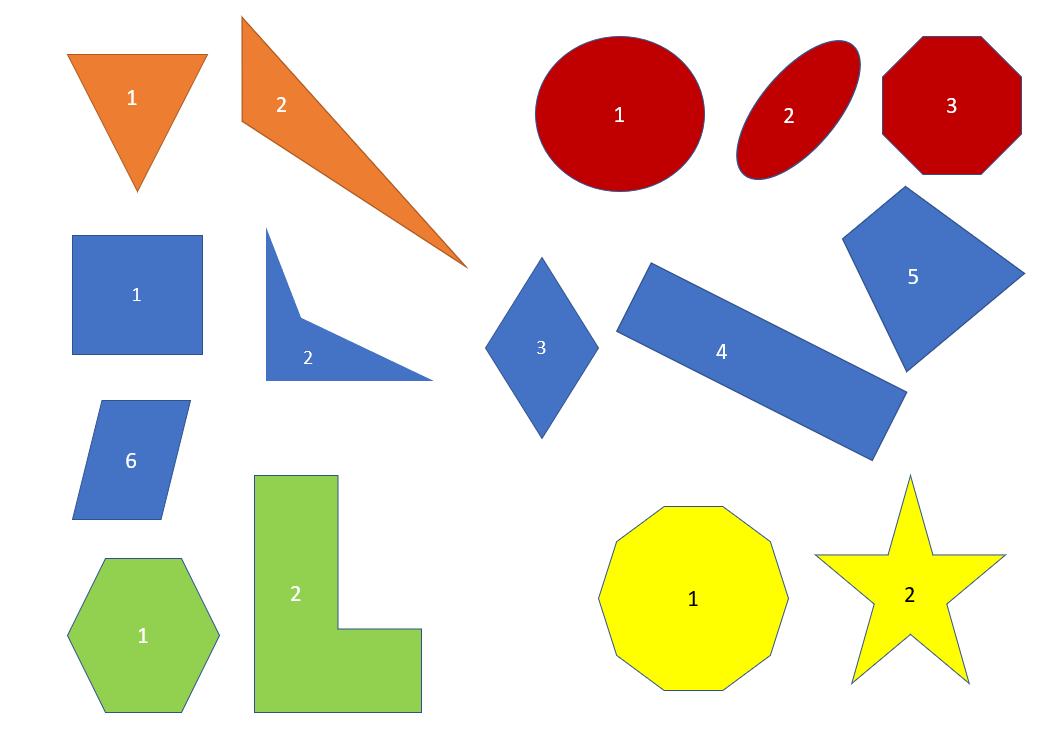
#> input picture src/img/poly.png, 1051 x 748 px
$ python Shape.py
#> lines starting #> are read from the running program, lines starting #| are printed output that depends on the picture; after the words box and inside, x2 and y2 are one past the last pixel; in counts of white or black regions, pixels touching at a corner belong together
import cv2

def setLabel(image, str, contour):
    (text_width, text_height), baseline = cv2.getTextSize(str, cv2.FONT_HERSHEY_SIMPLEX, 0.7, 1)
    x,y,width,height = cv2.boundingRect(contour)
    pt_x = x+int((width-text_width)/2)
    pt_y = y+int((height + text_height)/2)
    cv2.rectangle(image, (pt_x, pt_y+baseline), (pt_x+text_width, pt_y-text_height), (200,200,200), cv2.FILLED)
    cv2.putText(image, str, (pt_x, pt_y), cv2.FONT_HERSHEY_SIMPLEX, 0.7, (0,0,0), 1, 8)


img_color = cv2.imread('../img/poly.png', cv2.IMREAD_COLOR)
#> img_color is the input picture: shape (748, 1051, 3); mean B, G, R 204.9, 217.7, 223.5
cv2.imshow('result', img_color)
cv2.waitKey(0)

img_gray = cv2.cvtColor(img_color, cv2.COLOR_BGR2GRAY)
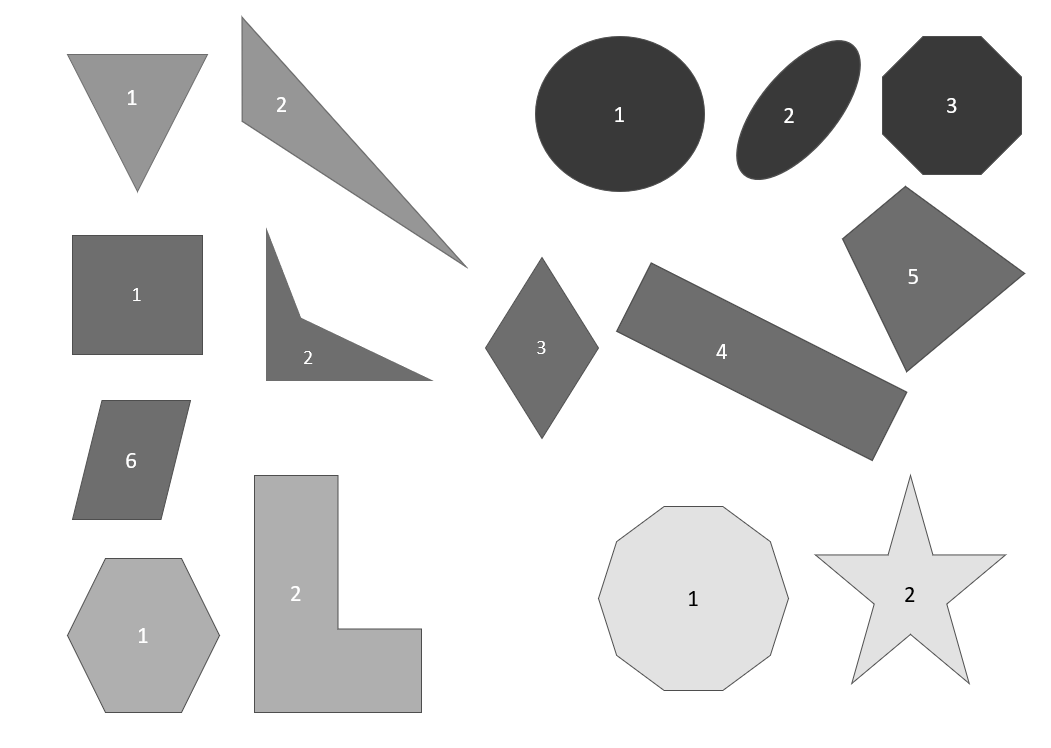
#> img_gray: shape (748, 1051); min 0, max 255, mean 218
cv2.imshow('result', img_gray)
cv2.waitKey(0)

ret,img_binary = cv2.threshold(img_gray, 127, 255, cv2.THRESH_BINARY_INV|cv2.THRESH_OTSU)
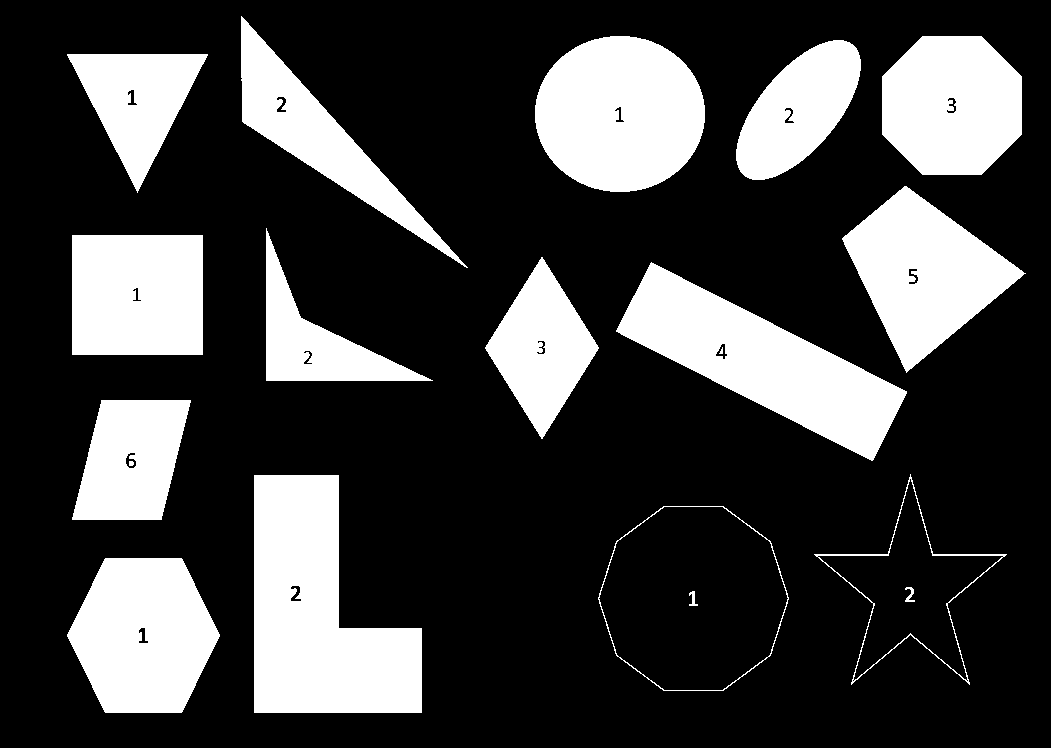
#> img_binary: shape (748, 1051); 25.5% white; 19 white regions (1 under 20 px)
#> ret = 184
cv2.imshow('result', img_binary)
cv2.waitKey(0)

contours, hierarchy = cv2.findContours(img_binary, cv2.RETR_EXTERNAL, cv2.CHAIN_APPROX_SIMPLE)
#> contours = 15 contours; largest, box (x1, y1, x2, y2) and area: (598, 506, 789, 691) 27083, (254, 475, 422, 713) 26880, (616, 262, 907, 461) 22110, (535, 36, 705, 192) 20638, (67, 558, 220, 713) 17609

for cnt in contours:
    size = len(cnt)
    print(size)

    epsilon = 0.005 * cv2.arcLength(cnt, True)
    approx = cv2.approxPolyDP(cnt, epsilon, True)

    size = len(approx)
    print(size)

    cv2.line(img_color, tuple(approx[0][0]), tuple(approx[size-1][0]), (0, 255, 0), 3)
    for k in range(size-1):
        cv2.line(img_color, tuple(approx[k][0]), tuple(approx[k+1][0]), (0, 255, 0), 3)
#> this loop made 15 passes
#> (epsilon, approx) on passes 5, 6, 7, 8, 9, 10, 11, 15: (2.2, [[101, 400], [72, 519], [161, 519], [190, 400]]), (3.92, [[650, 263], [616, 331], [873, 459], [906, 391]]), (2.28, [[541, 257], [485, 348], [542, 438], [598, 347]]), (2.49, [[72, 235], [72, 354], [202, 354], [202, 235]]), (2.9, [[266, 228], [266, 380], [432, 380], [301, 318]]), (2.81, [[904, 186], [842, 239], [906, 372], [1025, 273]]), (2.37, [[207, 54], [67, 54], [137, 192]]), (3.68, [[241, 16], [242, 121], [467, 267]])
#> epsilon on passes 1, 2, 3, 4, 12, 13: 2.61, 3.12, 4.04, 4.12, 2.11, 2.3
#> (printed output is left out)
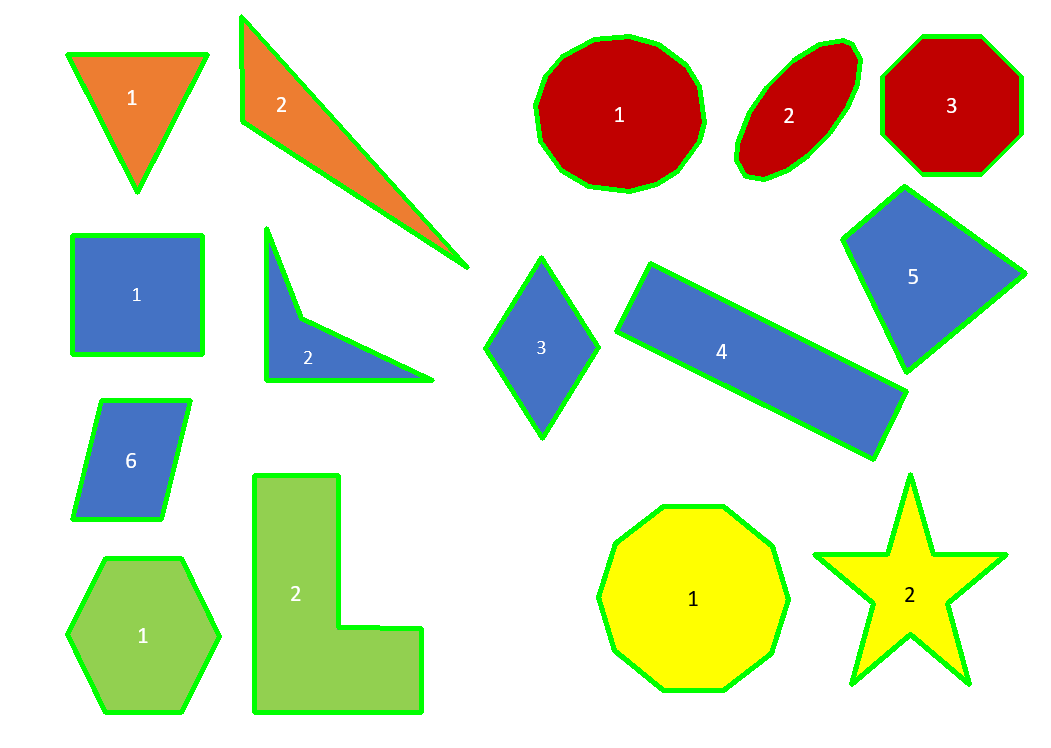
#> img_color: shape (748, 1051, 3); 5.24% of pixels changed, all inside (x1, y1, x2, y2) = (65, 14, 1028, 715)

cv2.imshow('result', img_color)
cv2.waitKey(0)
